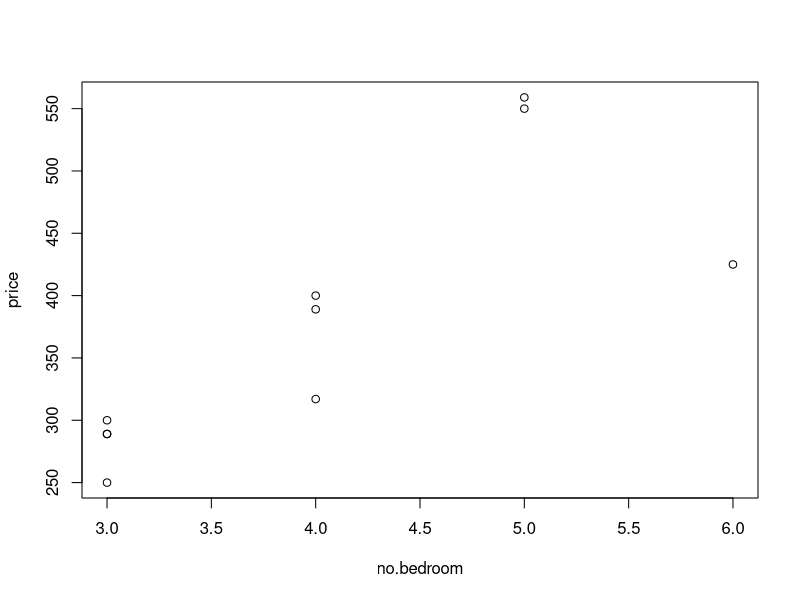
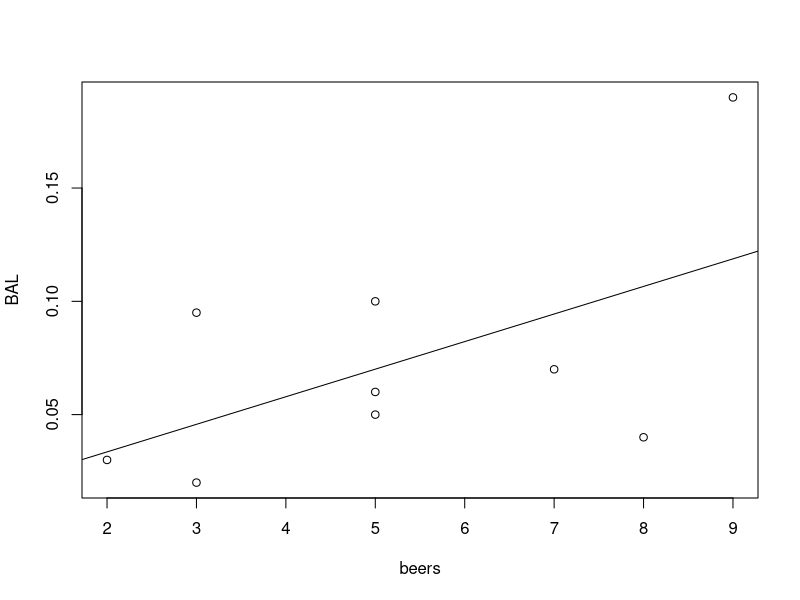
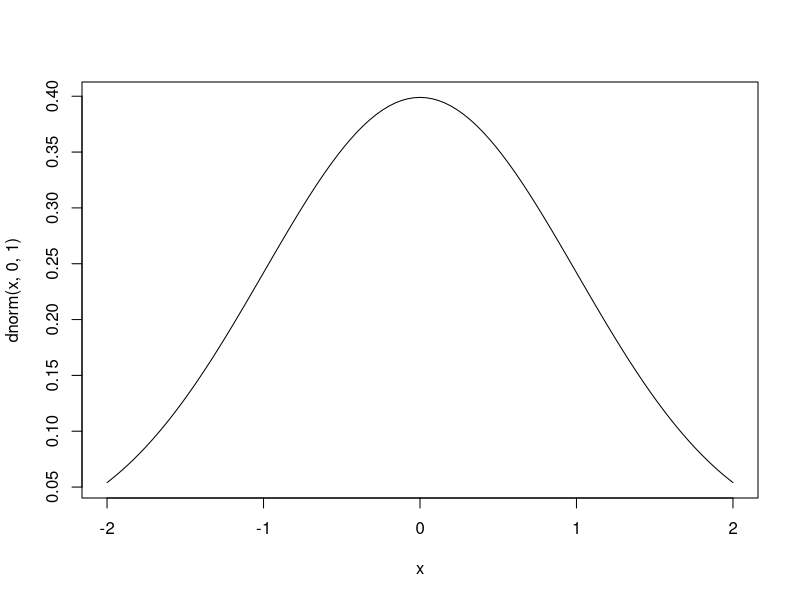
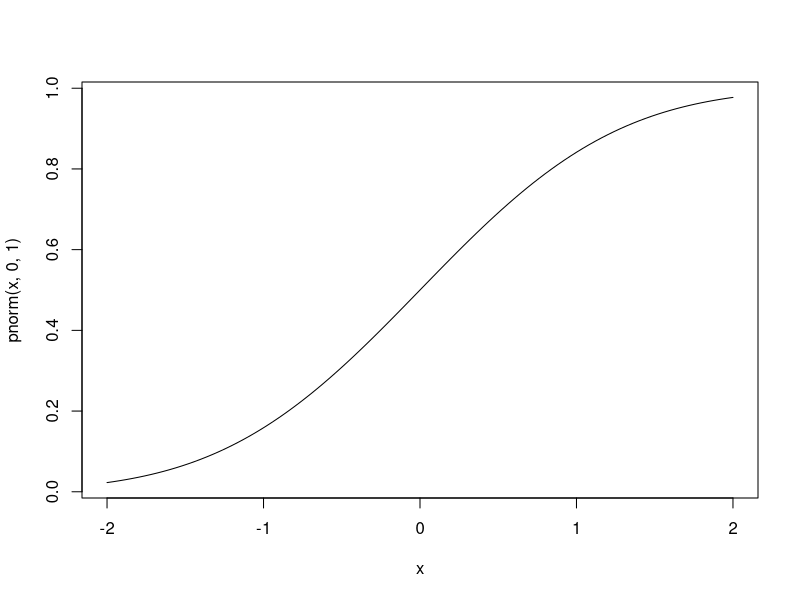
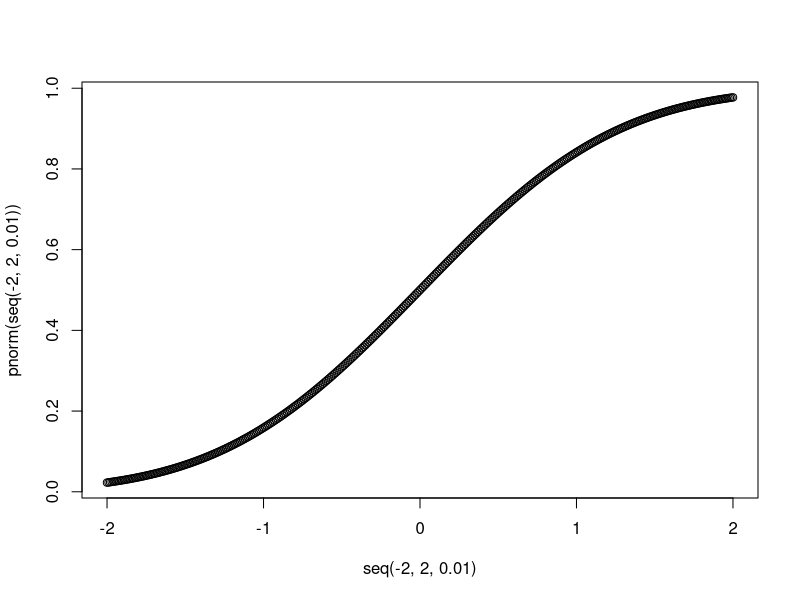

The R source for these figures, in order:
#bai1
price=c(300,250,400,550,317,289,425,289,389,559)
no.bedroom=c(3,3,4,5,4,3,6,3,4,5)
#a
plot(no.bedroom,price)
#b
#h0 b1.hat=60
#h1 b1.hat>60
#bai2
#a
std=c(1:10)
beers=c(5,2,9,8,3,7,5,3,5)
BAL=c(0.1,0.03,0.19,0.04,0.095,0.07,0.06,0.02,0.05)
plot(beers,BAL)
abline(lm(BAL~beers))
#b
gl(3,5,20)
#c

shtq <- function ( n) {
  if ( n < 2)
    n
  else
    shtq (n - 1) + 3* shtq ( n - 2)
}
## Day so
day <- function ( n ){
  list = numeric ( n )
  for ( k in 1 : n ){
    list [k ] = shtq ( k ) }
  return ( list )
}
z = day (8)
rep(z[5],z[3])
rep(c(z[2],z[5]),c(z[3],z[4]))
mean(z)
max(z)
sd(z)    
x <- seq (10 , 22 , 2)
y <- x - 3
z <- x + 3
df = data.frame (x , y , z)
u = ( length (df)*max(df )) %% abs( ncol (df) - nrow (df ))
curve ( dnorm (x , 0 , 1) , from = -2 , to = 2)
curve ( pnorm (x , 0 , 1) , from = -2 , to = 2)
line (seq ( -2 ,2 ,0.01) , dnorm ( seq ( -2 ,2 ,0.01)))
plot (seq ( -2 ,2 ,0.01) , pnorm ( seq ( -2 ,2 ,0.01)))
